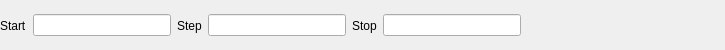
<?xml version="1.0" encoding="UTF-8"?>
<ui version="4.0">
 <class>Form</class>
 <widget class="QWidget" name="Form">
  <property name="geometry">
   <rect>
    <x>0</x>
    <y>0</y>
    <width>725</width>
    <height>50</height>
   </rect>
  </property>
  <property name="windowTitle">
   <string>Form</string>
  </property>
  <widget class="QWidget" name="">
   <property name="geometry">
    <rect>
     <x>0</x>
     <y>10</y>
     <width>521</width>
     <height>31</height>
    </rect>
   </property>
   <layout class="QHBoxLayout" name="horizontalLayout">
    <item>
     <widget class="QLabel" name="label">
      <property name="text">
       <string>Start</string>
      </property>
     </widget>
    </item>
    <item>
     <widget class="QLineEdit" name="startEdit"/>
    </item>
    <item>
     <widget class="QLabel" name="label_2">
      <property name="text">
       <string>Step</string>
      </property>
     </widget>
    </item>
    <item>
     <widget class="QLineEdit" name="stepEdit"/>
    </item>
    <item>
     <widget class="QLabel" name="label_3">
      <property name="text">
       <string>Stop</string>
      </property>
     </widget>
    </item>
    <item>
     <widget class="QLineEdit" name="stopEdit"/>
    </item>
   </layout>
  </widget>
 </widget>
 <resources/>
 <connections/>
</ui>
